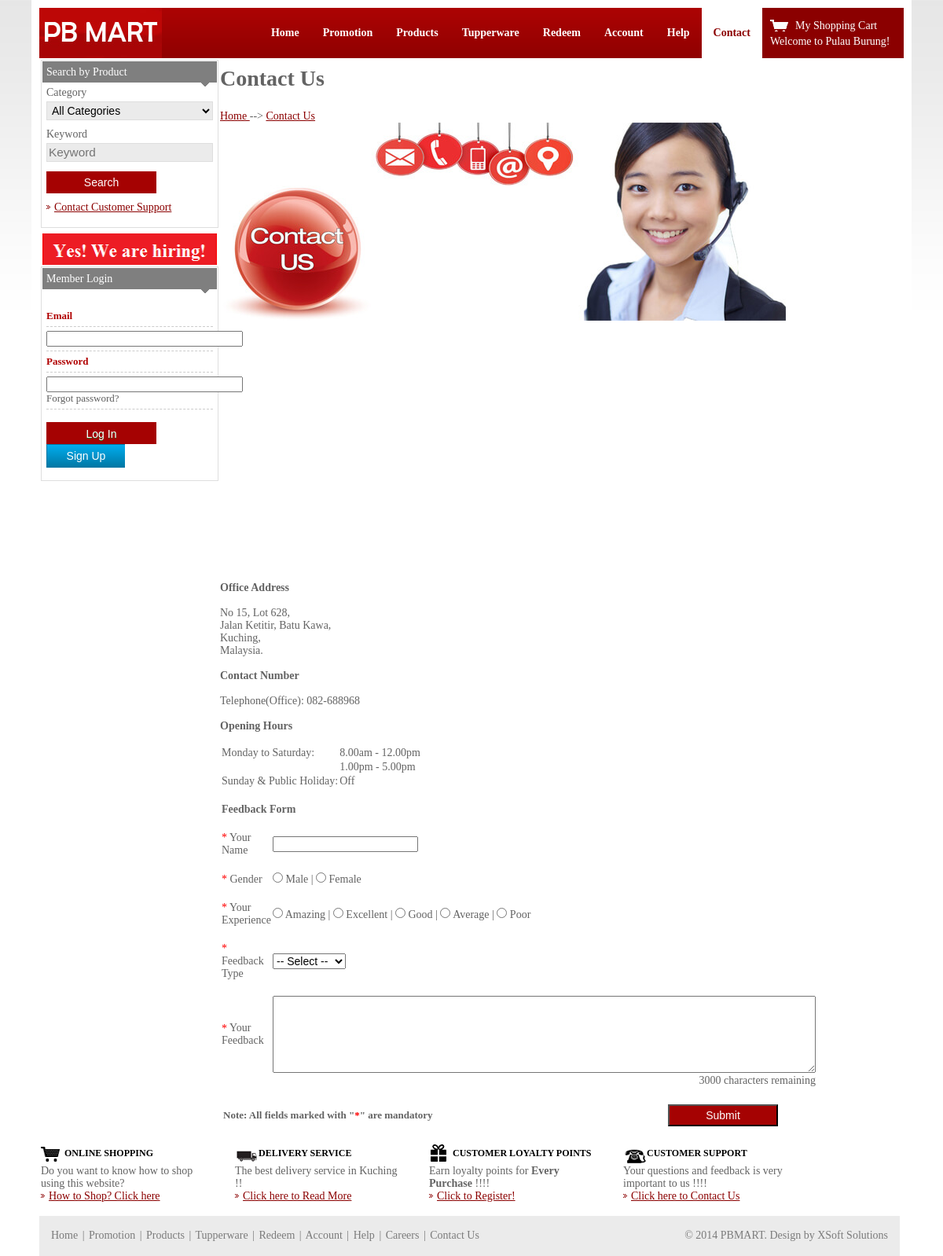
The page /contact/contact.php?hyperlink=contact on the database its author committed.
### tables this page shows
CREATE TABLE IF NOT EXISTS `pbmart_contact_banner` (
  `pbmart_id` int(11) NOT NULL AUTO_INCREMENT,
  `pbmart_banner_path` varchar(50) NOT NULL,
  `pbmart_banner_alt` varchar(50) NOT NULL,
  PRIMARY KEY (`pbmart_id`)
);

CREATE TABLE IF NOT EXISTS `pbmart_contact_info` (
  `pbmart_id` int(11) NOT NULL AUTO_INCREMENT,
  `pbmart_office_no` varchar(10) NOT NULL,
  `pbmart_street_no` varchar(10) NOT NULL,
  `pbmart_street_name` varchar(50) NOT NULL,
  `pbmart_city` varchar(30) NOT NULL,
  `pbmart_state` varchar(30) NOT NULL,
  `pbmart_country` varchar(30) NOT NULL,
  `pbmart_telephone` varchar(11) NOT NULL,
  `pbmart_operate_hour` varchar(20) NOT NULL,
  `pbmart_operate_daily` varchar(20) NOT NULL,
  PRIMARY KEY (`pbmart_id`)
);

### contact/contact_info.php (the view, shortened to what this page needs)
<?php
require_once("../connection/pbmartconnection.php");
$sql_pbmart = "Select * FROM pbmart_contact_info";
$rs = mysql_query($sql_pbmart, $link);
while($rw = mysql_fetch_array($rs))
{
	$pbmart_office_no = $rw['pbmart_office_no'];
	$pbmart_street_no = $rw['pbmart_street_no'];
	$pbmart_street_name = $rw['pbmart_street_name'];
	$pbmart_city = $rw['pbmart_city'];
	$pbmart_state = $rw['pbmart_state'];
	$pbmart_country = $rw['pbmart_country'];
	$pbmart_telephone = $rw['pbmart_telephone'];
}
?>
<a href="https://www.google.com.my/maps/dir//1.5070172,110.3210633/@1.5067892,110.322155,482m/data=!3m1!1e3!4m2!4m1!3e0" target="_new">
<BR/>
	<div style="overflow:hidden;height:300px;width:400px;">
		<div id="gmap_canvas" style="height:300px;width:400px;"></div>
	</div>
	<BR/>
</a>
<h2><strong>Office Address </strong></h2>
	<p><BR><?php echo $pbmart_office_no; ?>, <?php echo $pbmart_street_no; ?>, <br /><?php echo $pbmart_street_name; ?>, <?php echo $pbmart_city; ?>, <br />
	   <?php echo $pbmart_state; ?>, <br />
	   <?php echo $pbmart_country; ?>. </p><br />
	<h2><strong>Contact Number</strong></h2>
	<p><BR>Telephone(Office): <?php echo $pbmart_telephone; ?> <br /><br />
	<h2><strong>Opening Hours</strong></h2>
	<p><BR>
		<table border='0'>
		<tr>
			<td>Monday to Saturday: </td>
			<td>8.00am - 12.00pm</td>
		</tr>
		<tr>
			<td></td>
			<td>1.00pm - 5.00pm</td>
		</tr>
		<tr>
			<td>Sunday & Public Holiday: </td>
			<td>Off</td>
		</tr>
		</table>
	</p>
	<BR/>

### contact/contact_banner.php
<?php
require_once("../connection/pbmartconnection.php");
$sql_pbmart = "Select * FROM pbmart_contact_banner";
$rs = mysql_query($sql_pbmart, $link);
while($rw = mysql_fetch_array($rs))
{
	$pbmart_banner_path = $rw['pbmart_banner_path'];
	$pbmart_banner_alt = $rw['pbmart_banner_alt'];
}
?>
<p><img src="../<?php echo $pbmart_banner_path; ?>" alt="<?php echo $pbmart_banner_alt; ?>" title="<?php echo $pbmart_banner_alt; ?>" /></p>

### rows shown on the page
pbmart_contact_banner: pbmart_banner_path (picture)
pbmart_contact_info: pbmart_office_no "No 15", pbmart_street_no "Lot 628", pbmart_street_name "Jalan Ketitir", pbmart_city "Batu Kawa", pbmart_state "Kuching", pbmart_country "Malaysia", pbmart_telephone "082-688968"

### other values the page prints
$search_by "Product"
$page "Contact Us"
